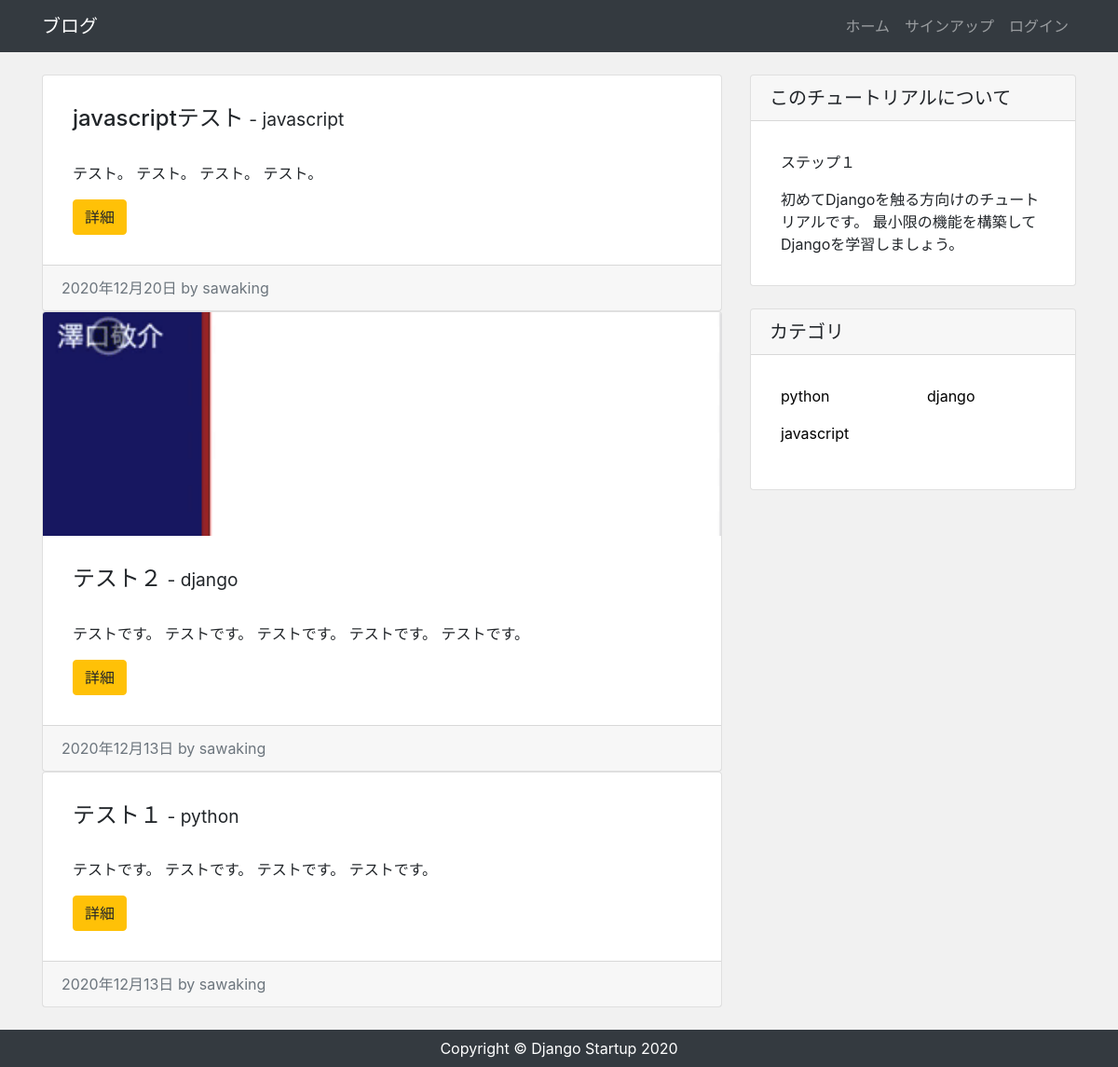
The page / on the database its author committed.
### app/models.py (models this page shows, shortened)
class Post(models.Model):
    author = models.ForeignKey(settings.AUTH_USER_MODEL, on_delete=models.CASCADE)
    category = models.ForeignKey(Category, verbose_name='カテゴリ', on_delete=models.PROTECT)
    title = models.CharField("タイトル", max_length=200)
    image = models.ImageField(upload_to='images', verbose_name='イメージ画像', null=True, blank=True)
    content = models.TextField("本文")
    created = models.DateTimeField("作成日", default=timezone.now)

class Category(models.Model):
    name = models.CharField('カテゴリ', max_length=100)
    def __str__(self):
        return self.name

### app/views.py (the view)
# urls.py: path('', views.IndexView.as_view(), name='index'),
class IndexView(View):
    def get(self, request, *args, **kwargs):
        post_data = Post.objects.order_by('-id')
        return render(request, 'app/index.html',{
            'post_data': post_data
        })

### app/context_processors.py (called while the page is built)
def common(request):
    category_data = Category.objects.all()
    context = {
        'category_data': category_data
    }
    return context

### app/templates/app/index.html (shortened to what this page needs)
{% extends "app/base.html" %}
{% block content %}
<div class="row my-4">
    <div class="col-md-8">
        {% for post in post_data %}
            <div class="card md-4">
                {% if post.image %}
                    <img src="{{ post.image.url }}" alt="" class="card-img-top index-img">
                {% endif %}
                <div class="card-body">
                    <h2 class="card-title">{{ post.title}}<span class="small"> - {{ post.category}} </span></h2>
                    <p class="card-text">{{ post.content|truncatechars:100 }}</p>
                    <div class="btn btn-warning">詳細</div>
                </div>
                <div class="card-footer text-muted">
                    {{ post.created|date}} by {{ post.author}}
                </div>
            </div>
        {% endfor %}
    </div>
    <div class="col-md-4">
        <div class="card">
            <h5 class="card-header">このチュートリアルについて</h5>
            <div class="card-body">
                <p>ステップ１</p>
                <p class="mb-0">
                    初めてDjangoを触る方向けのチュートリアルです。
                    最小限の機能を構築してDjangoを学習しましょう。
                </p>
            </div>
        </div>
        <div class="card my-4">
            <h5 class="card-header">カテゴリ</h5>
            <div class="card-body">
                <div class="row">
                    {% for category in category_data %}
                        <div class="col-md-6">
                            <ul class="list-unstyled">
                                <li>
                                    <a href="{% url 'category' category %}">
                                        {{ category.name }}
                                    </a>
                                </li>
                            </ul>
                        </div>
                    {% endfor %}
                </div>
            </div>
        </div>
    </div>
</div>
{% endblock %}

### app/templates/app/base.html (shortened to what this page needs)
{% load static %}
<!DOCTYPE html>
<html lang="ja">
<head>
  <link rel="stylesheet" href="https://stackpath.bootstrapcdn.com/bootstrap/4.4.1/css/bootstrap.min.css">
  <link rel="stylesheet" href="{% static 'css/style.css' %}">
</head>
<body>
    <nav class="navbar navbar-expand-lg navbar-dark bg-dark">
        <div class="container">
            <a class="navbar-brand" href="/">ブログ</a>
            <ul class="navbar-nav ml-auto">
                <li class="nav-item">
                    <a class="nav-link" href="/">ホーム</a>
                </li>
                {% if user.is_authenticated %}
                    <li class="nav-item">
                        <a class="nav-link" href="{% url 'post_new' %}">投稿</a>
                    </li>
                    <li class="nav-item">
                        <a class="nav-link" href="{% url 'account_logout' %}">ログアウト</a>
                    </li>
                {% else %}
                    <li class="nav-item">
                        <a class="nav-link" href="{% url 'account_signup' %}">サインアップ</a>
                    </li>
                    <li class="nav-item">
                        <a class="nav-link" href="{% url 'account_login' %}">ログイン</a>
                    </li>
                {% endif %}
            </ul>
        </div>
    </nav>
    <main>
        <div class="container">
            {% block content %}
            {% endblock %}
        </div>
    </main>
    <footer class="py-2 bg-dark">
        <p class="m-0 text-center text-white">Copyright &copy; Django Startup 2020</p>
    </footer>
</body>
</html>

### app/static/css/style.css (style rules this page uses)
* { margin: 0; padding: 0; box-sizing: border-box; }
body { background: #f1f1f1; display: flex; flex-flow: column; min-height: 100vh; }
main { flex: 1; }
.card-title { margin-bottom: 2rem; font-size: 1.5rem; }
.card-body { padding: 2rem; }
.index-img { object-fit: cover; height: 240px; }
a { color: black; }

### rows shown on the page
Post: title "javascriptテスト", category "javascript", content "テスト。 テスト。 テスト。 テスト。", created "2020年12月20日", author "sawaking"
Post: image (picture), title "テスト２", category "django", content "テストです。 テストです。 テストです。 テストです。 テストです。", created "2020年12月13日", author "sawaking"
Post: title "テスト１", category "python", content "テストです。 テストです。 テストです。 テストです。", created "2020年12月13日", author "sawaking"
Category: name "python"
Category: name "django"
Category: name "javascript"
